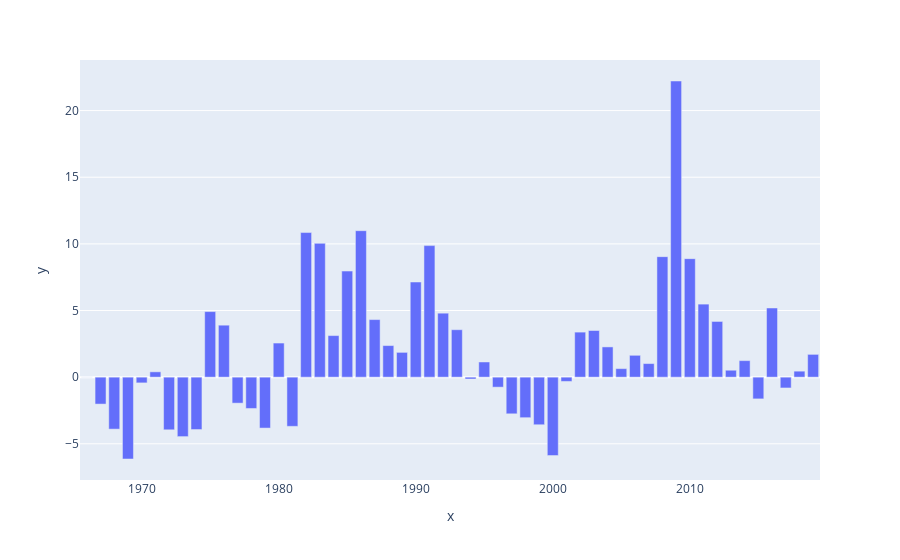

Notebook cell for this chart:
### Code cell
fig = plotly.express.bar(x=debtYears, y=debtGDPDeltaData)
fig.show()

### Figure 1 — Plotly figure (JSON) as saved in the notebook; plotly's stock layout.template omitted (floating-point values rounded to 4 significant figures)
{"data": [{"alignmentgroup": "True", "hoverlabel": {"namelength": 0}, "hovertemplate": "x=%{x}<br>y=%{y}", "legendgroup": "", "marker": {"color": "#636efa"}, "name": "", "offsetgroup": "", "orientation": "v", "showlegend": false, "textposition": "auto", "type": "bar", "x": ["1966", "1967", "1968", "1969", "1970", "1971", "1972", "1973", "1974", "1975", "1976", "1977", "1978", "1979", "1980", "1981", "1982", "1983", "1984", "1985", "1986", "1987", "1988", "1989", "1990", "1991", "1992", "1993", "1994", "1995", "1996", "1997", "1998", "1999", "2000", "2001", "2002", "2003", "2004", "2005", "2006", "2007", "2008", "2009", "2010", "2011", "2012", "2013", "2014", "2015", "2016", "2017", "2018", "2019"], "xaxis": "x", "y": [0, -2.02, -3.9, -6.14, -0.43, 0.4, -3.95, -4.46, -3.93, 4.92, 3.9, -1.95, -2.35, -3.82, 2.56, -3.69, 10.85, 10.04, 3.12, 7.96, 10.99, 4.32, 2.37, 1.86, 7.14, 9.87, 4.8, 3.56, -0.14, 1.14, -0.75, -2.75, -3.04, -3.57, -5.88, -0.32, 3.38, 3.5, 2.27, 0.64, 1.64, 1.02, 9.04, 22.22, 8.89, 5.48, 4.18, 0.52, 1.24, -1.63, 5.19, -0.81, 0.45, 1.71], "yaxis": "y"}], "layout": {"barmode": "relative", "legend": {"tracegroupgap": 0}, "margin": {"t": 60}, "xaxis": {"anchor": "y", "domain": [0, 1], "title": {"text": "x"}}, "yaxis": {"anchor": "x", "domain": [0, 1], "title": {"text": "y"}}}}
